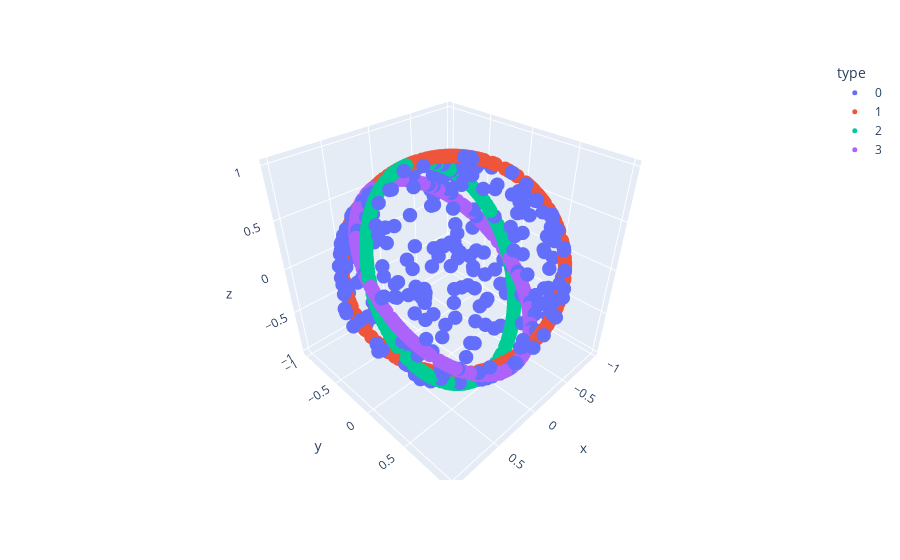

Here is the notebook cell this chart was saved with:
### Code cell
df = pd.DataFrame(np.concatenate(orig_points, axis=0), columns=['x', 'y', 'z'])
df['type'] = sum([[f'{i}']*300 for i in range(modes+1)], [])
fig = px.scatter_3d(df, x='x', y='y', z='z', color='type')
fig.update_traces(marker={'size': 5})
fig.show()

### Figure 1 — Plotly figure (JSON) as saved in the notebook; plotly's stock layout.template omitted (floating-point values rounded to 4 significant figures; data arrays with more than 128 entries replaced by an {"elided": "..."} marker saying what was removed)
{"data": [{"hovertemplate": "type=0<br>x=%{x}<br>y=%{y}<br>z=%{z}<extra></extra>", "legendgroup": "0", "marker": {"color": "#636efa", "size": 5, "symbol": "circle"}, "mode": "markers", "name": "0", "scene": "scene", "showlegend": true, "type": "scatter3d", "x": {"elided": "300 float values"}, "y": {"elided": "300 float values"}, "z": {"elided": "300 float values"}}, {"hovertemplate": "type=1<br>x=%{x}<br>y=%{y}<br>z=%{z}<extra></extra>", "legendgroup": "1", "marker": {"color": "#EF553B", "size": 5, "symbol": "circle"}, "mode": "markers", "name": "1", "scene": "scene", "showlegend": true, "type": "scatter3d", "x": {"elided": "300 float values"}, "y": {"elided": "300 float values"}, "z": {"elided": "300 float values"}}, {"hovertemplate": "type=2<br>x=%{x}<br>y=%{y}<br>z=%{z}<extra></extra>", "legendgroup": "2", "marker": {"color": "#00cc96", "size": 5, "symbol": "circle"}, "mode": "markers", "name": "2", "scene": "scene", "showlegend": true, "type": "scatter3d", "x": {"elided": "300 float values"}, "y": {"elided": "300 float values"}, "z": {"elided": "300 float values"}}, {"hovertemplate": "type=3<br>x=%{x}<br>y=%{y}<br>z=%{z}<extra></extra>", "legendgroup": "3", "marker": {"color": "#ab63fa", "size": 5, "symbol": "circle"}, "mode": "markers", "name": "3", "scene": "scene", "showlegend": true, "type": "scatter3d", "x": {"elided": "300 float values"}, "y": {"elided": "300 float values"}, "z": {"elided": "300 float values"}}], "layout": {"autosize": true, "legend": {"title": {"text": "type"}, "tracegroupgap": 0}, "margin": {"t": 60}, "scene": {"aspectmode": "auto", "aspectratio": {"x": 0.9953, "y": 1.008, "z": 0.9972}, "domain": {"x": [0, 1], "y": [0, 1]}, "xaxis": {"title": {"text": "x"}, "type": "linear"}, "yaxis": {"title": {"text": "y"}, "type": "linear"}, "zaxis": {"title": {"text": "z"}, "type": "linear"}}}}
